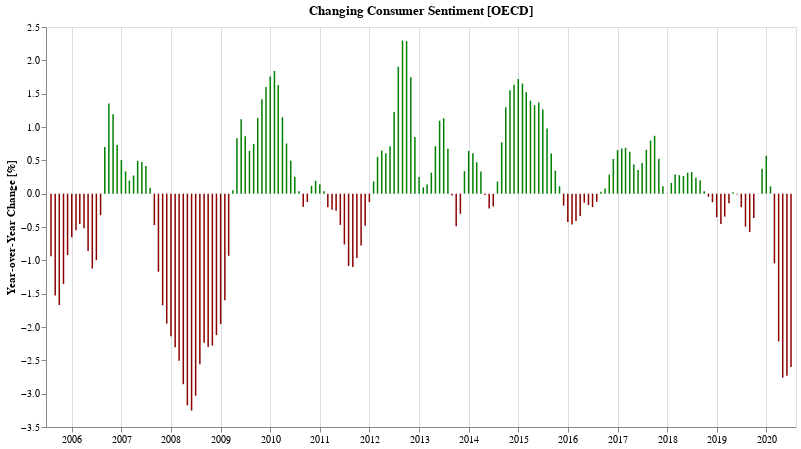

Here is the notebook cell this chart was saved with:
### Markdown cell above
## Has consumer sentiment gotten better or worse compared to the same time last year?

### Code cell
cUsaYoy = cUsaSubset.set_index('TIME')['Value'].pct_change(12).apply(lambda v: v * 100).reset_index()
bUsaYoy = bUsaSubset.set_index('TIME')['Value'].pct_change(12).apply(lambda v: v * 100).reset_index()

def yoyChartFor(df, label, color='navy'):
    return alt.Chart(df.dropna()[-180:]).mark_bar(width=1.5, color=f'{color}').transform_calculate(
        label=f"'{label}'",
        change_in_percent="format(datum.Value, ',.2f')",
    ).encode(
        alt.X('TIME:T', axis=alt.Axis(title='')),
        alt.Y('Value:Q', axis=alt.Axis(title='Year-over-Year Change [%]', grid=False)),
        #alt.Opacity('label:O', legend=alt.Legend(title="")),
        color=alt.condition("datum['Value'] < 0",
            alt.value('darkred'),
            alt.value(color)
        ),
        tooltip=[alt.Tooltip('TIME:T', format='%b %Y'), alt.Tooltip('label:O'), alt.Tooltip('change_in_percent:Q')]
    ).properties(
        title=f"Changing {label} Sentiment [OECD]",
        width=750,
        height=400
    )

cYoy = yoyChartFor(cUsaYoy, 'Consumer', 'green')
cYoy.display()

### Figure 1 — Vega-Lite specification as saved in the notebook (floating-point values rounded to 4 significant figures; data arrays with more than 128 entries replaced by an {"elided": "..."} marker saying what was removed)
{"config": {"view": {"continuousWidth": 400, "continuousHeight": 300}}, "data": {"name": "data-ab91a07818416e737749611d5c21f75d"}, "mark": {"type": "bar", "color": "green", "width": 1.5}, "encoding": {"color": {"condition": {"value": "darkred", "test": "datum['Value'] < 0"}, "value": "green"}, "tooltip": [{"type": "temporal", "field": "TIME", "format": "%b %Y"}, {"type": "ordinal", "field": "label"}, {"type": "quantitative", "field": "change_in_percent"}], "x": {"type": "temporal", "axis": {"title": ""}, "field": "TIME"}, "y": {"type": "quantitative", "axis": {"grid": false, "title": "Year-over-Year Change [%]"}, "field": "Value"}}, "height": 400, "title": "Changing Consumer Sentiment [OECD]", "transform": [{"calculate": "'Consumer'", "as": "label"}, {"calculate": "format(datum.Value, ',.2f')", "as": "change_in_percent"}], "width": 750, "$schema": "https://vega.github.io/schema/vega-lite/v4.8.1.json", "datasets": {"data-ab91a07818416e737749611d5c21f75d": {"elided": "180 records"}}}
